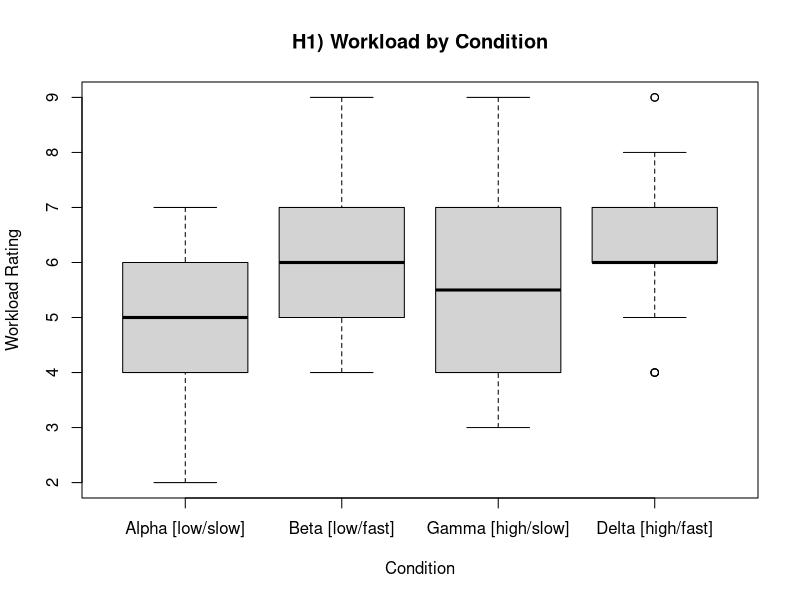
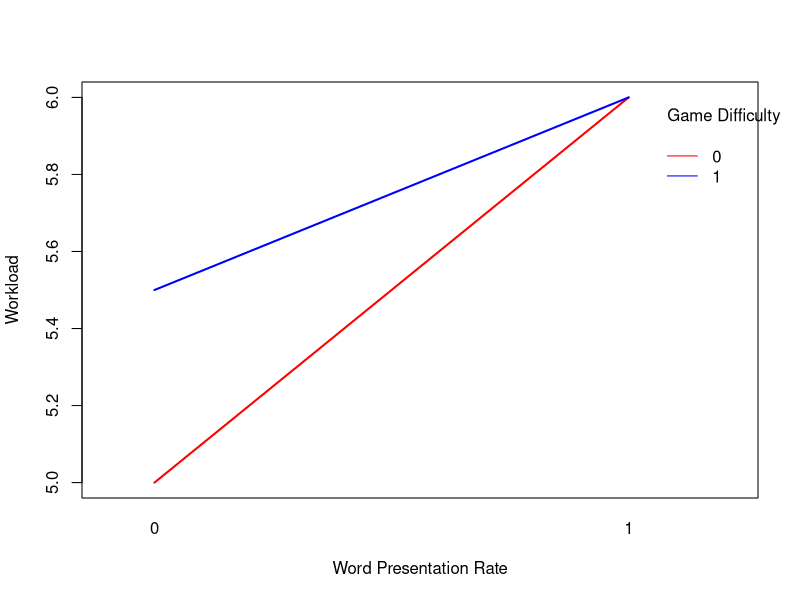

Recreate these plots in R, in order. (Note: this script raises an error after producing the figures.)
# import data
data1 <- read.csv("processedData.csv")
nSubs = length(data1$Timestamp);

################################## H1 ######################################
# h1: Still to Do!
# alpha = slow/easy
# beta = fast/easy
# gamma = slow/hard
# delta = fast/hard
wkldData = c(data1$WorkloadA, data1$WorkloadB, data1$WorkloadC, data1$WorkloadD)
tetrisDiff = c(rep(0,nSubs),rep(0,nSubs),rep(1,nSubs),rep(1,nSubs))
wordSpd = c(rep(0,nSubs),rep(1,nSubs),rep(0,nSubs),rep(1,nSubs))
condition = c(rep(1,nSubs),rep(2,nSubs),rep(3,nSubs),rep(4,nSubs))
condition <- factor(condition)
levels(condition)<-c("Alpha [low/slow]","Beta [low/fast]","Gamma [high/slow]","Delta [high/fast]")

h1a = aov(wkldData~tetrisDiff+wordSpd)
summary(h1a)

boxplot(wkldData~condition, main="H1) Workload by Condition",
        xlab="Condition", ylab="Workload Rating")

interaction.plot(x.factor = wordSpd, trace.factor = tetrisDiff, response = wkldData, fun = median,   ylab = "Workload",
                 xlab = "Word Presentation Rate",
                 col = c("red", "blue"),
                 lty = 1, #line type
                 lwd = 2, #line width
                 trace.label = "Game Difficulty")


# hypothesis 1: 2-factor ANOVA
h1a <- aov(wkldData~factor(tetrisDiff) + factor(wordSpd) + factor(tetrisDiff):factor(wordSpd) +Error(factor(subjNum)))
summary(h1a)

# h1: test for normality
hist(wkldData, main="H1) Histogram of Workload",
     xlab="Workload Rating", ylab="Frequency")
shapiro.test(wkldData)

# to present! h1: non-parametric, friedmans anova with condition
subjNum = factor(rep(1:nSubs,4))
h1f = friedman.test(wkldData,condition,subjNum)
summary(h1f)
boxplot(wkldData~condition, main="H1) Workload by Condition",
        xlab="Condition", ylab="Workload Rating",col=c("yellow","orange","orange","red"))

# some pairwise comparisons
wilcox.test(data1$WorkloadA,data1$WorkloadB, paired=TRUE)
wilcox.test(data1$WorkloadA,data1$WorkloadC, paired=TRUE)
wilcox.test(data1$WorkloadA,data1$WorkloadD, paired=TRUE)

wilcox.test(data1$WorkloadB,data1$WorkloadC, paired=TRUE)
wilcox.test(data1$WorkloadB,data1$WorkloadD, paired=TRUE)

wilcox.test(data1$WorkloadC,data1$WorkloadD, paired=TRUE)
################################## H2 ######################################
# h2: workload vs recall linear regression --> not sure this is really allowed w rep measures
rcllData = 100*c(data1$recallA, data1$recallB, data1$recallC, data1$recallD)
wkldData = c(data1$WorkloadA, data1$WorkloadB, data1$WorkloadC, data1$WorkloadD)
h2 = lm(rcllData~wkldData)
plot(wkldData,rcllData, main="H2) Recall vs Workload",
     xlab="Reported Workload [MBS]", ylab="% Recall")
abline(h2)
boxplot(rcllData~condition)

# h2: test for normality
hist(rcllData, main="H1) Histogram of Recall Percentage",
     xlab="Recall Percentage", ylab="Frequency")
shapiro.test(rcllData)

#h2: non-parametric, friedmans anova with condition
h2f = friedman.test(rcllData,condition,subjNum)
boxplot(rcllData~condition, main="H2) Recall % by Condition",
        xlab="Condition", ylab="Recall %",col=c("yellow","orange","orange","red"))


################################## H3 ######################################
# h3: workload vs precision linear regression
# should be ANOVA instead
prcsnData = 100*c(data1$precisionA, data1$precisionB, data1$precisionC, data1$precisionD)
h3 = lm(prcsnData~wkldData)
plot(wkldData,prcsnData, main="H3) Precision vs Workload",
     xlab="Reported Workload [MBS]", ylab="% Precision")
abline(h3)
boxplot(prcsnData~condition)

# h3: test for normality
hist(prcsnData, main="H3) Histogram of Precision Percentage",
     xlab="Precision Percentage", ylab="Frequency")
shapiro.test(prcsnData)

#h3: non-parametric, friedmans anova with condition
h3f = friedman.test(prcsnData,condition,subjNum)
boxplot(prcsnData~condition, main="H3) Precision % by Condition",
        xlab="Condition", ylab="Precision %",col=c("yellow","orange","orange","red"))

################################## H0 ######################################
# not kosher stats but interesting that precision is significant and recall is not
# correlating precision and workload
# correlating recall and workload
plot(wkldData,prcsnData)
plot(wkldData,rcllData)
corr <- cor.test(prcsnData, wkldData, method = 'spearman')
corr <- cor.test(rcllData, wkldData, method = 'spearman')

################################## H4 ######################################
# h4: tetris experience vs workload
wkldDataAvg = integer(nSubs)
for (i in 1:nSubs) {
  wkldDataAvg[i] = mean(data1$WorkloadA[i], data1$WorkloadB[i], data1$WorkloadC[i], data1$WorkloadD[i])
}
shapiro.test(wkldDataAvg)
hist(wkldDataAvg)

# h4a: tetris experience vs workload
tetrisXP = rep(data1$TetrisXP,1)
h4a = lm(wkldDataAvg~tetrisXP)
wkldAvgExp = h4a$coefficients[2]*tetrisXP + h4a$coefficients[1]
residuals = wkldDataAvg-wkldAvgExp
plot(wkldAvgExp,abs(residuals))
h4b = lm(wkldAvgExp~abs(residuals))

h4k = kruskal.test(wkldDataAvg,tetrisXP)
boxplot(wkldData~tetrisXP, main="H4) Workload and Tetris Experience",
        xlab="Self-Reported Tetris XP", ylab="Worklaod [MBS]")


# h4b: high workload experience vs workload
r4b = cor(wkldDataAvg,data1$WorkloadXP)
h4b = lm(wkldDataAvg~data1$WorkloadXP)
plot(data1$WorkloadXP,wkldDataAvg, main="H4b) Workload vs. High-Workload Experience",
     xlab="Self-Rated High-Workload Experience", ylab="Reported Workload [MBS]")
abline(h4b)

################################## H5 ######################################
# h5: game scores and recall % --> also not sure these two are entirely legal
scoreData = c(data1$ScoreA, data1$ScoreB, data1$ScoreC, data1$ScoreD)
r5 = cor(scoreData,rcllData)
h5 = lm(rcllData~scoreData)
plot(scoreData,rcllData, main="H5a) Game Score vs. % Recall",
     xlab="Game Score", ylab="% Recall")
abline(h5)

# h5: game scores and recall % --> also not sure these two are entirely legal
# plot separate for each trial
scoreData = c(data1$ScoreA, data1$ScoreB, data1$ScoreC, data1$ScoreD)
r5 = cor(scoreData,rcllData)
h5 = lm(rcllData~scoreData)
plot(scoreData,rcllData, main="H5a) Game Score vs. % Recall",
     xlab="Game Score", ylab="% Recall")
abline(h5)

# h5a: game scores and recall % 
r5a = cor(scoreData,prcsnData)
h5a = lm(prcsnData~scoreData)
plot(scoreData,prcsnData, main="H5b) Game Score vs. % Precision",
     xlab="Game Score", ylab="% Precision")
abline(h5a)



################################## H6-8 ######################################
# h6: is there an ordering effect on tetris score
# h7: is there an ordering effect on precision
trialNums = c(data1$TrialNumA, data1$TrialNumB, data1$TrialNumC, data1$TrialNumD)
h6f = friedman.test(scoreData,trialNums,subjNum)
boxplot(scoreData~trialNums, main="H6) Tetris Score by Trial Number",
        xlab="Trial #", ylab="Tetris Score")
h7f = friedman.test(prcsnData,trialNums,subjNum)
boxplot(prcsnData~trialNums, main="H7) Precision Data by Trial Number",
        xlab="Trial #", ylab="% Precision")
h8f = friedman.test(rcllData,trialNums,subjNum)
boxplot(rcllData~trialNums, main="H8) Recall Data by Trial Number",
        xlab="Trial #", ylab="% Recall")

################################## H9 ######################################
# h9: is there an effect of learning style on recall
learningStyle = factor(data1$LearnStyle)
rcllDataAvg = integer(nSubs)
for (i in 1:nSubs) {
  rcllDataAvg[i] = 100*mean(data1$recallA[i], data1$recallB[i], data1$recallC[i], data1$recallD[i])
}
shapiro.test(rcllDataAvg)
hist(rcllDataAvg)

h9k = kruskal.test(rcllDataAvg~learningStyle)
boxplot(rcllDataAvg~learningStyle, main="H9) Average Recall Data by Learning Style",
        xlab="Learning Style", ylab="Average Recall %",col = c("green","blue","purple"))
